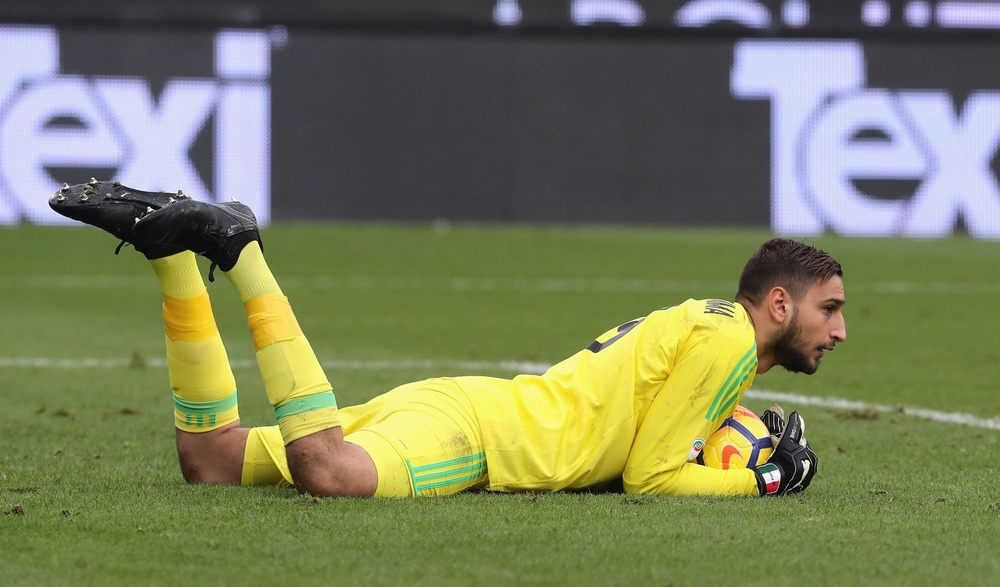
#> input picture image/backproject/goalkeeper.jpg, 1000 x 587 px, shrunk from 1500 x 880 before the run, found by its file name
$ python backproject.py
#> lines starting #> are read from the running program, lines starting #| are printed output that depends on the picture; after the words box and inside, x2 and y2 are one past the last pixel; in counts of white or black regions, pixels touching at a corner belong together
import cv2
import numpy as np
from matplotlib import pyplot as plt
original_image = cv2.imread(r"image\backproject\goalkeeper.jpg")
#> original_image is the input picture: shape (587, 1000, 3); mean B, G, R 91.4, 127.5, 121
hsv_original = cv2.cvtColor(original_image, cv2.COLOR_BGR2HSV)
#> hsv_original: shape (587, 1000, 3); mean H, S, V 67.1, 91.9, 137.3

roi = cv2.imread(r"image\backproject\pitch_ground.jpg")
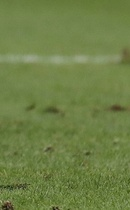
#> input picture image/backproject/pitch_ground.jpg, 130 x 210 px, shrunk from 195 x 315 before the run, found by its file name
#> roi is the input picture: shape (210, 130, 3); mean B, G, R 70.3, 127.9, 110.2
hsv_roi = cv2.cvtColor(roi, cv2.COLOR_BGR2HSV)
#> hsv_roi: shape (210, 130, 3); mean H, S, V 39.1, 115.9, 128

hue, saturation, value = cv2.split(hsv_roi)
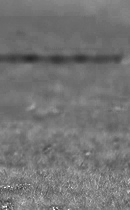
#> saturation: shape (210, 130); min 38, max 255, mean 115.9
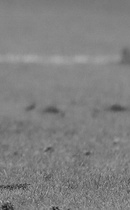
#> value: shape (210, 130); min 21, max 182, mean 128
# Histogram ROI
roi_hist = cv2.calcHist([hsv_roi], [0], None, [180], [0, 180])
#> roi_hist = 180 values, max 11695 at index 40, min 0 at index 0, mean 151.7


cv2.normalize(roi_hist,roi_hist,0,255,cv2.NORM_MINMAX)
plt.plot(roi_hist)
plt.show()
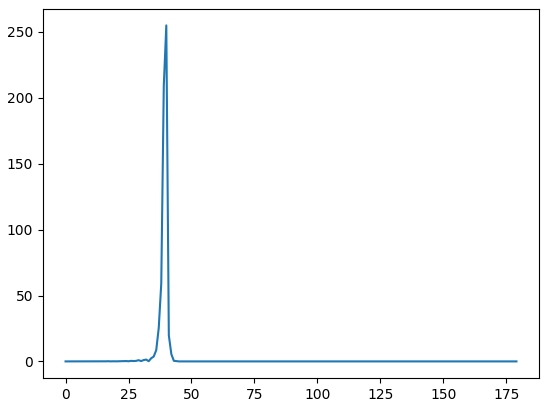
#> figure drawn by matplotlib, 1 panel; curve peaks at x = 40, y = 255
mask = cv2.calcBackProject([hsv_original], [0], roi_hist, [0, 180], 1)
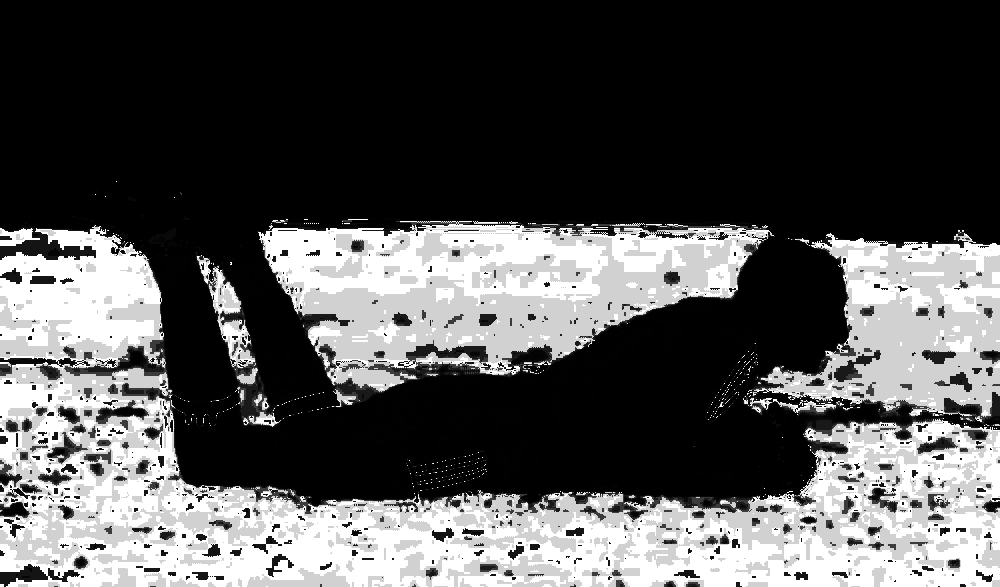
#> mask: shape (587, 1000); min 0, max 255, mean 83.1
print(mask)
#> (printed output is left out)
print(mask)
#> (printed output is left out)
# Filtering remove noise
kernel = cv2.getStructuringElement(cv2.MORPH_ELLIPSE, (5, 5))
mask = cv2.filter2D(mask, -1, kernel)

_, mask = cv2.threshold(mask, 200, 255, cv2.THRESH_BINARY)
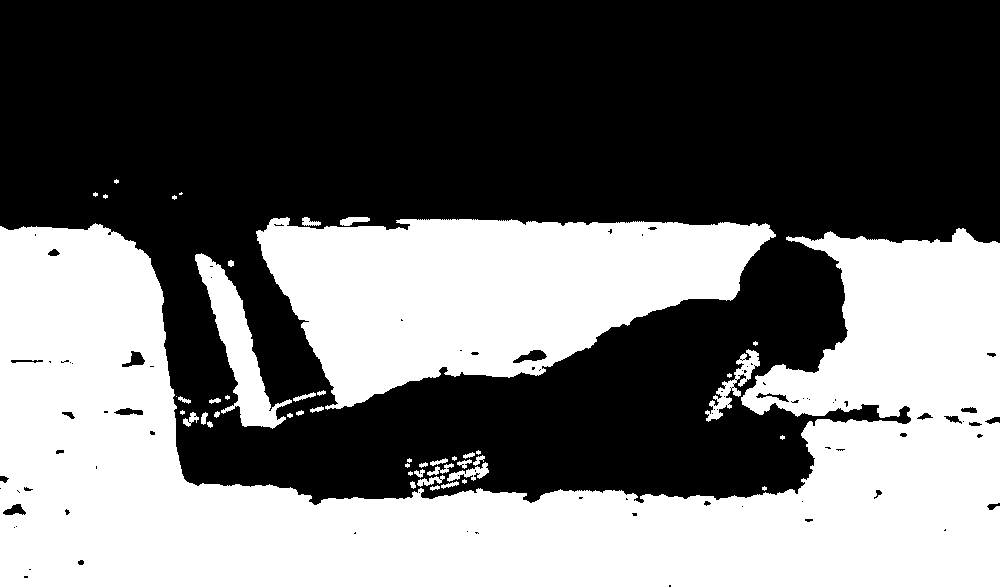
#> mask: shape (587, 1000); 43% white; 48 white regions (18 under 20 px), largest, box (x1, y1, x2, y2) and area: (0, 223, 1000, 587) 183032, (256, 217, 776, 410) 61003, (195, 253, 292, 429) 5202
mask = cv2.merge((mask, mask, mask))

result = cv2.bitwise_and(original_image, mask)
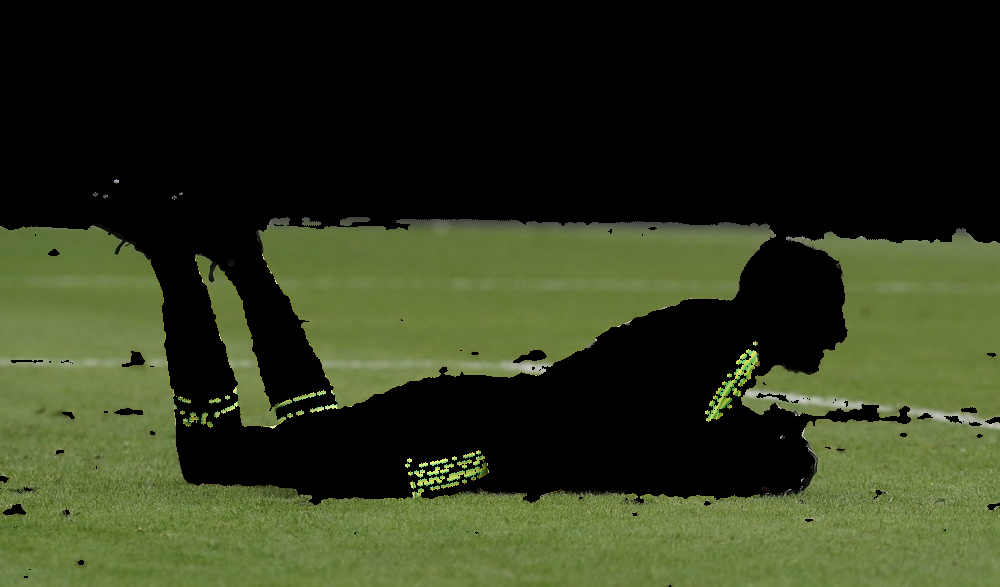
#> result: shape (587, 1000, 3); mean B, G, R 28.5, 54.5, 46.4
cv2.imshow("Mask", mask)
cv2.imshow("Original image", original_image)
cv2.imshow("Result", result)
cv2.imshow("Roi", roi)
cv2.waitKey(0)
cv2.destroyAllWindows()
